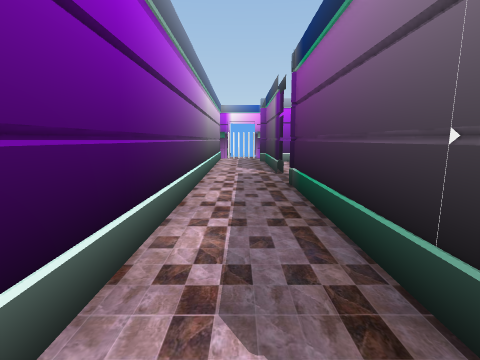
View 1 (above)

24 first-person views from a walk through a scene from a Unity 3-D project. The camera is 1.51 m above the floor, tilts 8° down and sees 80° across. The floor is counted in squares, 1.15 m on a side. Each view is taken from the middle of a square. On the plan, view 1 faces up. The plan holds only what a view shows up to about 13 squares ahead; the rest is blank. The place goes on beyond the plan. The player is left out. Door leaves are left out, so doorways stand open. Some surface patterns are stand-ins.

View 2
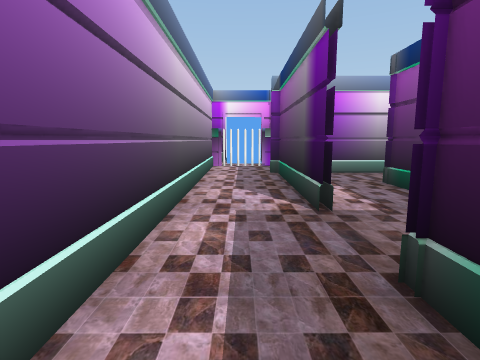

View 3
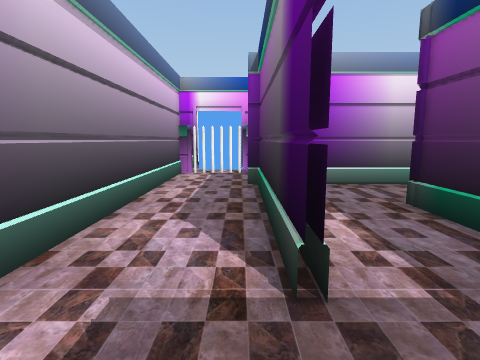

View 4
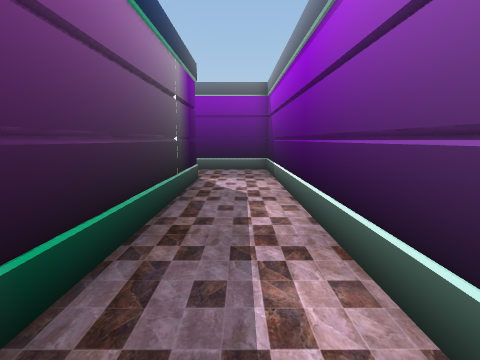

View 5
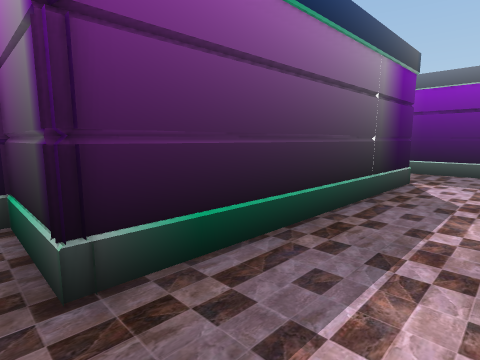

View 6
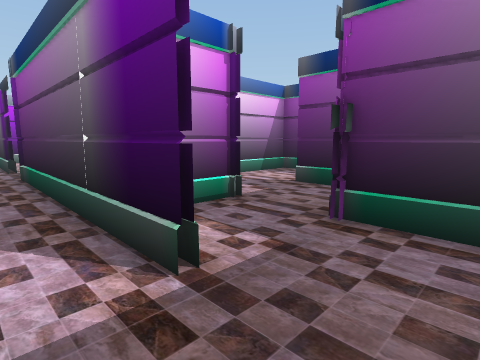

View 7
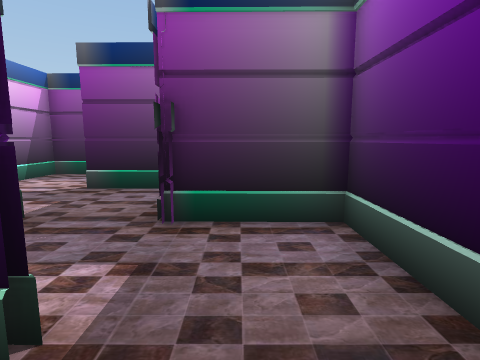

View 8
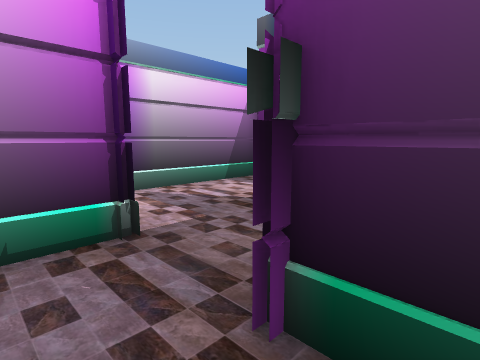

View 9
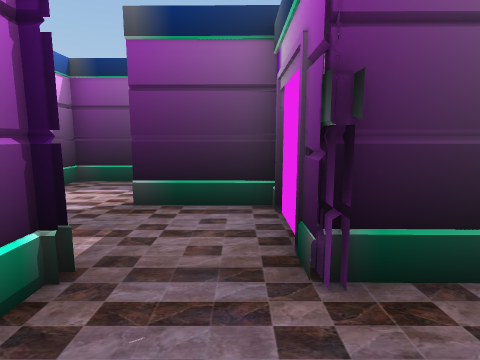

View 10
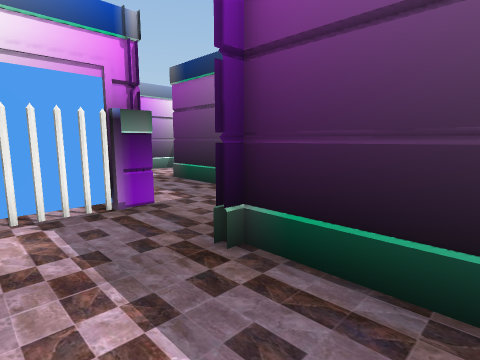

View 11
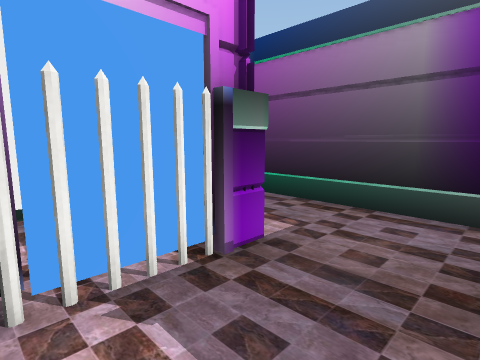

View 12
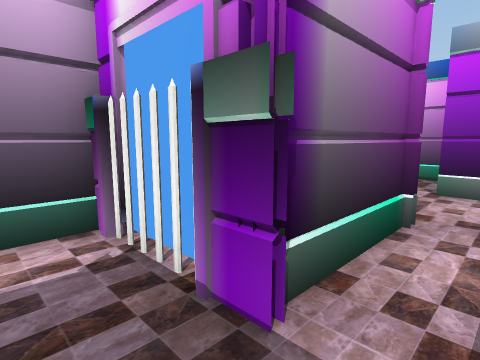

View 13
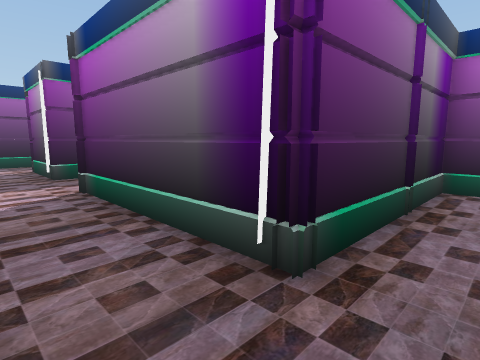

View 14
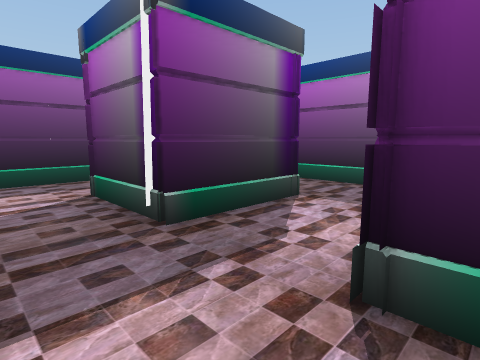

View 15
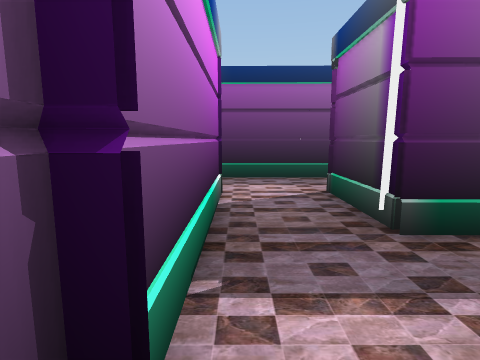

View 16
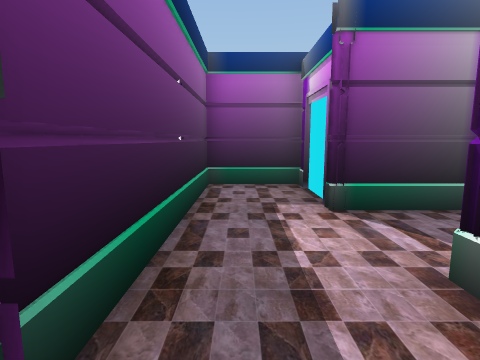

View 17
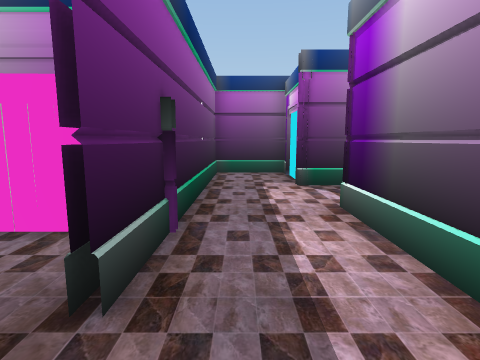

View 18
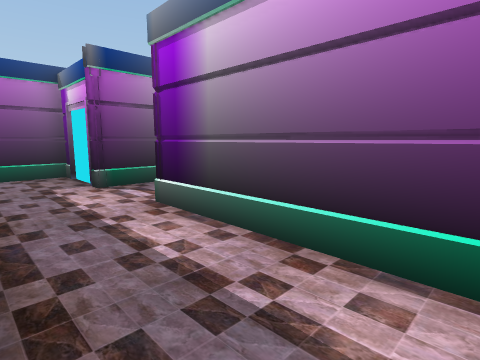

View 19
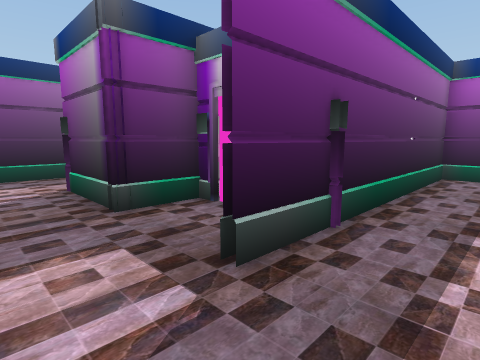

View 20
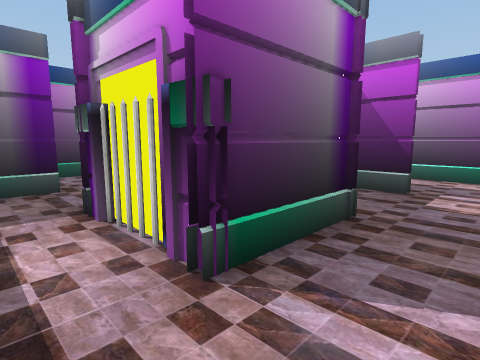

View 21
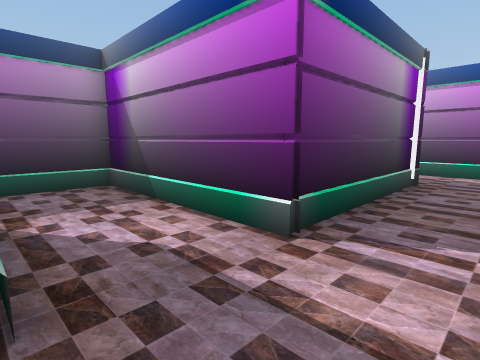

View 22
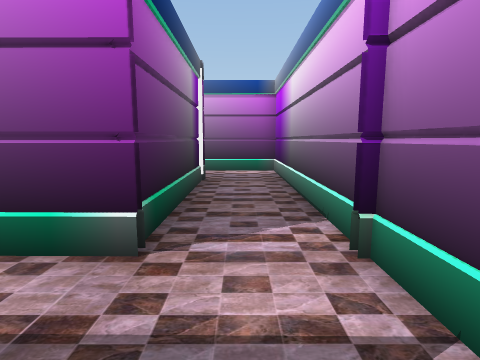

View 23
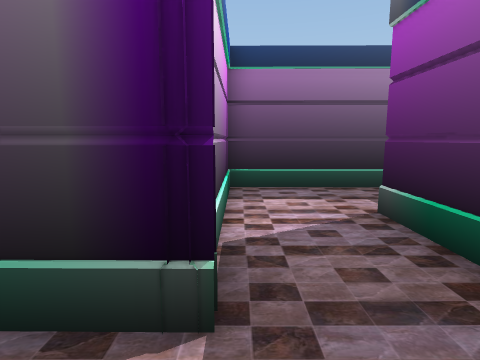

View 24
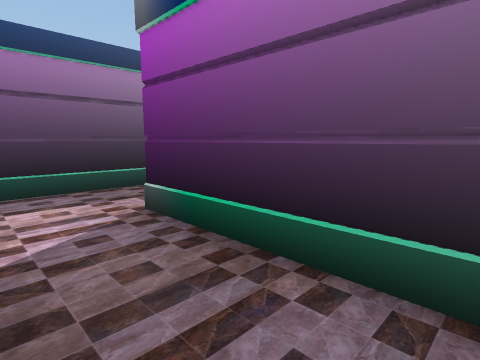

### Floor plan
Points are (right, up) in squares from view 1. A wall is a line through its corners. A room is listed if a view was taken in it or the views show most of it. See-through windows are left out.
Room 1 (views 1, 2, 3, 4, 5, 10, 11, 12)
walls: (1.6, 11.1) (1.7, 17.6); (4.5, 18.4) (4.6, 23.6); (0.7, 20.3) (0.2, 20.5); (1.1, 20.6) (-1, 20.6); (0.7, 20.6) (0.2, 20.4); (-0.4, 20.5) (-0.9, 20.6); (-0.9, 20.4) (-1.4, 20.4) (-1.2, -0.5); (0, 20.6) (-0.9, 20.3); (1.7, 23.6) (1.7, 20.4) (1, 20.4); (1.5, -0.8) (1.6, 8.4) (4.4, 8.4) (4.5, 11.6)
ways out: opening at (0, 0) to room 2; opening at (3, 12) to room 3
Room 2 (views 6, 7, 8, 9)
walls: (-1.2, -0.5) (-1.2, -3.7) (4.5, -3.7) (4.6, -0.7); (4.7, 1.8) (3.1, 1.8)
ways out: opening at (0, 0) to room 1; opening at (5, 0.5) to room 5
Room 3 (views 13, 14, 15, 16, 17, 19, 21, 22, 23, 24)
walls: (13.8, 11.1) (13.9, 14.7) (17.2, 14.7) (17.2, 14); (16.9, 13.8) (16.9, 12.3); (17.2, 12.4) (17.2, 11.5) (20, 11.5); (19.5, 11.3) (15.1, 11.3); (17, 22.9) (17, 17.5) (1.1, 17.5); (20.2, 20.5) (20.2, 21.1); (4.5, 11.6) (4.5, 14.7) (10.8, 14.7) (10.8, 8.4) (17.1, 8.4); (19.9, 6.9) (20.1, 21.1); (1.7, 17.6) (1.6, 14.1)
ways out: opening at (3, 12) to room 1; opening at (20, 22.5) to room 4; opening at (18.5, 8); open door at (17, 12.5)
Room 4 (views 18, 20)
walls: (26.2, 19.8) (26.2, 18.4); (26.3, 19.8) (26.2, 19.4); (26.3, 19.1) (26.2, 18.6); (26.4, 18.3) (26.4, 17.4); (21.8, 19.1) (22.7, 18.9); (21.8, 18.9) (22.7, 19.1); (29.3, 20.2) (29.4, 22.1); (20.2, 21.1) (20.2, 19.6); (21.1, 19) (23.2, 19) (23.2, 20.9) (26.3, 20.9) (26.4, 19.9); (26.1, 14.7) (27.4, 14.7)
ways out: opening at (20, 22.5) to room 3; opening at (26, 16.5)
Room 5 (no view inside)
walls: (4.3, -0.7) (7.7, -0.7) (7.7, 2.3)
ways out: opening at (5, 0.5) to room 2; opening at (6.5, 2)

Positions as (right, up) in squares from view 1, and headings:
1: (0, 0), facing up
2: (0, 6), facing up
3: (1, 9), facing up
4: (0, 9), facing down
5: (-1, 9), facing down-right
6: (0, -3), facing up-right
7: (0, -2), facing right
8: (3, -2), facing up-right
9: (2, 0), facing right
10: (-1, 15), facing up-right
11: (-1, 18), facing up-right
12: (3, 19), facing up-left
13: (3, 17), facing down-right
14: (10, 17), facing down-right
15: (10, 17), facing right
16: (19, 20), facing down
17: (19, 23), facing down
18: (20, 23), facing down-left
19: (18, 23), facing down-right
20: (28, 23), facing down-left
21: (14, 17), facing down-left
22: (14, 16), facing left
23: (12, 11), facing right
24: (12, 11), facing down-right
